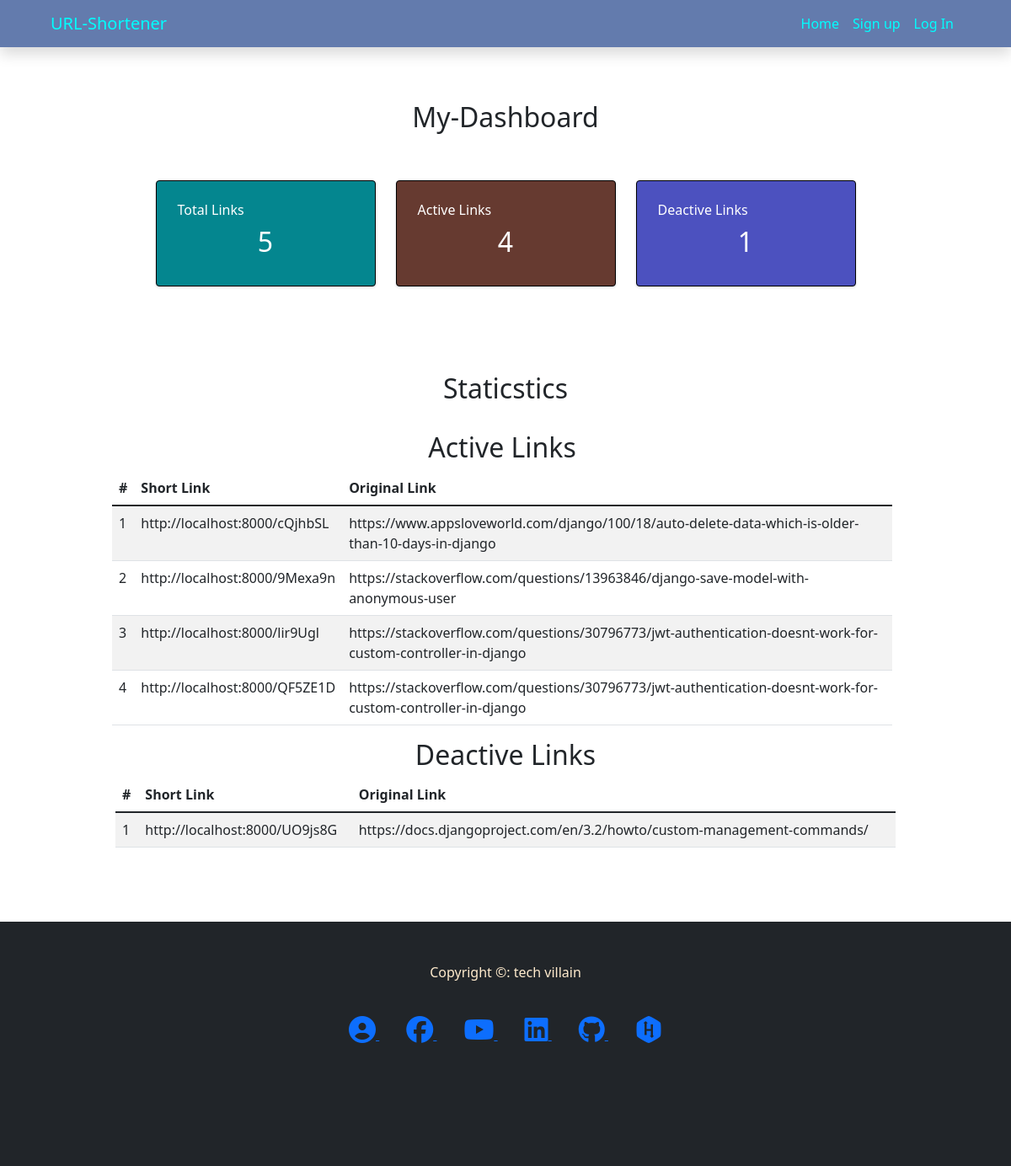
Page /user/dashboard/3 on the committed database.
### urlShortener/models.py (models this page shows, shortened)
class ShortURLS(models.Model):
    user = models.ForeignKey(User, on_delete=models.CASCADE, default=2)
    created_at = models.DateTimeField(auto_now_add=True)
    expiration_day = models.IntegerField(default=1)
    long_url = models.URLField()
    short_url = models.CharField(max_length=15, unique=True, blank=True)
    is_deleted = models.BooleanField(default=False)
    def get_short_absolute_url(self):
        new_url = settings.DEFAULT_DOMAIN+'/'+self.short_url
        return new_url

### subscriber/views.py (the view)
# urls.py: path('dashboard/<int:pk>', dashboard, name='dashboard')
def dashboard(request, pk):
	template = 'customer/dashboard.html'
	print('url=> ', request.get_host)
	context = {}
	all_urls = ShortURLS.objects.filter(user_id=pk)
	if request.user.is_superuser:
		all_urls = ShortURLS.objects.all()
	total_urls = all_urls.count()
	active_urls = all_urls.filter(is_deleted=False)
	deactive_urls = all_urls.filter(is_deleted=True)
	total_active_urls = active_urls.count()
	total_deactive_urls = deactive_urls.count()
	context['total_urls'] = total_urls
	context['active_urls'] = active_urls
	context['deactive_urls'] = deactive_urls
	context['total_active_urls'] = total_active_urls
	context['total_deactive_urls'] = total_deactive_urls
	return render(request, template, context )

### templates/customer/dashboard.html (shortened to what this page needs)
{% extends 'base.html' %}
{% block content %}
<head>
</head>
<section class="container" style="min-height:720px;">
    <br><br>
    {% if user.is_superuser %}
    <h2 class="text-center">Admin-Dashboard</h2>
    {% else %}
    <h2 class="text-center">My-Dashboard</h2>
    {% endif %}
    <br><br>
    <div class="row justify-content-center">
        <div class="col-md-4 col-xl-3">
            <div class="card bg-c-blue order-card">
                <div class="card-block">
                    <h6 class="m-b-20"> Total Links</h6>
                    <h2 class="text-center"><span>{{total_urls}}</span></h2>
                </div>
            </div>
        </div>
        <div class="col-md-4 col-xl-3">
            <div class="card bg-c-pink order-card">
                <div class="card-block">
                    <h6 class="m-b-20"> Active Links</h6>
                    <h2 class="text-center"><span>{{total_active_urls}}</span></h2>
                </div>
            </div>
        </div>
        <div class="col-md-4 col-xl-3">
            <div class="card bg-c-green order-card">
                <div class="card-block">
                    <h6 class="m-b-20"> Deactive Links</h6>
                    <h2 class="text-center"><span>{{total_deactive_urls}}</span></h2>
                </div>
            </div>
        </div>
    </div>
    <br><br><br>
    <h2 class="text-center">Staticstics</h2>
    <br>
    <div class="row justify-content-center">
        <div class="col-md-10 me-2">
            <h2 class="text-center">Active Links</h2>
            <table class="table table-striped table-hover">
                <thead>
                    <tr>
                        <th scope="col">#</th>
                        <th scope="col">Short Link</th>
                        <th scope="col">Original Link</th>
                    </tr>
                </thead>
                <tbody>
                    {% for url in active_urls %}
                    <tr>
                        <td>{{ forloop.counter }}</td>
                        <td>{{ url.get_short_absolute_url }}</td>
                        <td>{{ url.long_url }}</td>
                    </tr>
                    {% endfor %}
                </tbody>
            </table>
        </div>
        {% if total_deactive_urls %}
        <div class="col-md-10">
            <h2 class="text-center">Deactive Links</h2>
            <table class="table table-striped table-hover">
                <thead>
                    <tr>
                        <th scope="col">#</th>
                        <th scope="col">Short Link</th>
                        <th scope="col">Original Link</th>
                    </tr>
                </thead>
                <tbody>
                    {% for url in deactive_urls %}
                    <tr>
                        <td>{{ forloop.counter }}</td>
                        <td>{{ url.get_short_absolute_url }}</td>
                        <td>{{ url.long_url }}</td>
                    </tr>
                    {% endfor %}
                </tbody>
            </table>
        </div>
        {% endif %}
    </div>
</section>
{% endblock %}

### templates/customer/dashboard.html (style rules this page uses)
.order-card { color: rgb(255, 255, 255); }
.bg-c-blue { background: #04868f; }
.bg-c-green { background: #4C51BF; }
.bg-c-pink { background: #663a30; }
.card { -webkit-box-shadow: 0 1px 2.94px 0.06px rgba(4, 26, 55, 0.16); box-shadow: 0 1px 2.94px 0.06px rgba(4, 26, 55, 0.16); border: 1px solid black; margin-bottom: 30px; -webkit-transition: all 0.3s ease-in-out; transition: all 0.3s ease-in-out; }
.card .card-block { padding: 25px; }

### rows in the picture
ShortURLS: get_short_absolute_url "http://localhost:8000/cQjhbSL", long_url "https://www.appsloveworld.com/django/100/18/auto-delete-data-which-is-older-than-10-days-in-django"
ShortURLS: get_short_absolute_url "http://localhost:8000/9Mexa9n", long_url "https://stackoverflow.com/questions/13963846/django-save-model-with-anonymous-user"
ShortURLS: get_short_absolute_url "http://localhost:8000/lir9Ugl", long_url "https://stackoverflow.com/questions/30796773/jwt-authentication-doesnt-work-for-custom-controller-in-django"
ShortURLS: get_short_absolute_url "http://localhost:8000/QF5ZE1D", long_url "https://stackoverflow.com/questions/30796773/jwt-authentication-doesnt-work-for-custom-controller-in-django"
ShortURLS: get_short_absolute_url "http://localhost:8000/UO9js8G", long_url "https://docs.djangoproject.com/en/3.2/howto/custom-management-commands/"

### other values in the picture
{{ total_urls }} "5"
{{ total_active_urls }} "4"
{{ total_deactive_urls }} "1"
